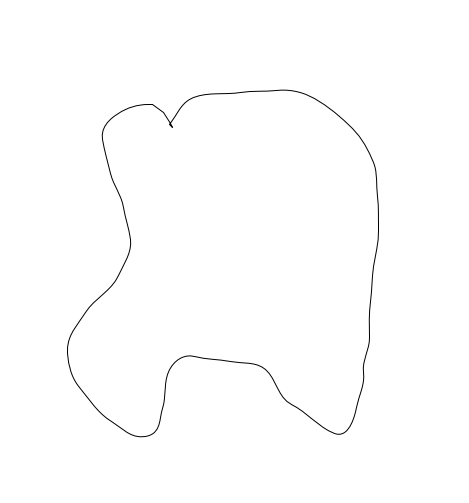
//> input picture inflation/a.png, 469 x 503 px
$ ./dilate   (built with g++ and OpenCV 4)
//> lines starting //> are read from the running program, lines starting //| are printed output that depends on the picture; after the words box and inside, x2 and y2 are one past the last pixel; in counts of white or black regions, pixels touching at a corner belong together
#include "opencv2/opencv.hpp"

using namespace std;
using namespace cv;

int main()
{
  Mat img = imread("a.png");
//> img is the input picture: 503 rows x 469 cols, CV_8UC3; min 0, max 255, mean 253.6
  imshow("原始图", img);

  Mat gray;
  cvtColor(img, gray, COLOR_BGR2GRAY);
  //imshow("灰度图", gray);

  img = 255 - gray;
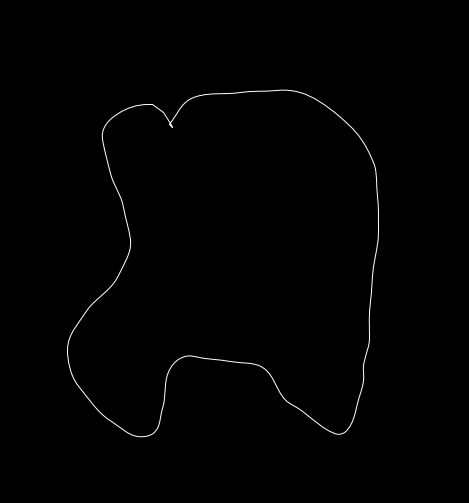
//> img: 503 rows x 469 cols, CV_8UC1; min 0, max 255, mean 1.4
  //threshold(img, result, 170, 255, CV_THRESH_BINARY);
  //imshow("反色图", img);

  Mat out;
  //第一个参数MORPH_RECT表示矩形的卷积核，当然还可以选择椭圆形的、交叉型的
  Mat element = getStructuringElement(MORPH_ELLIPSE, Size(50, 50));
  //Mat element = getStructuringElement(MORPH_RECT, Size(50, 50));
  dilate(img, out, element);
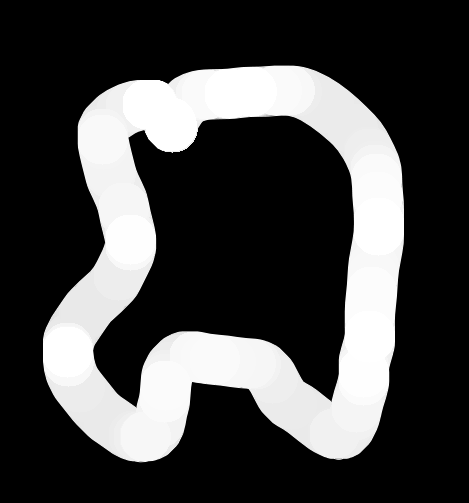
//> out: 503 rows x 469 cols, CV_8UC1; min 0, max 255, mean 67.1
  //imshow("膨胀操作", out);

  vector<vector<Point>>contours;
  vector<Vec4i>hierarchy;
  findContours(out, contours, hierarchy, CV_RETR_CCOMP, CV_CHAIN_APPROX_SIMPLE);
//> contours = 2 contours; box (x1, y1, x2, y2) and area: (43, 65, 404, 463) 112924, (93, 115, 354, 407) 48398
  //findContours(out, contours, hierarchy, CV_RETR_EXTERNAL, CV_CHAIN_APPROX_SIMPLE);

  printf("contours_size:%d\n",contours.size());
//| contours_size:2
  printf("hierarchy_size:%d\n",hierarchy.size());
//| hierarchy_size:2

  //绘制轮廓图
  Mat dst = Mat(gray.size(), CV_8UC1, 255);
  for (int i = 0; i < hierarchy.size(); i++) {
    Scalar color(0);
    drawContours( dst, contours, i, color);
  }
//> this loop made 2 passes
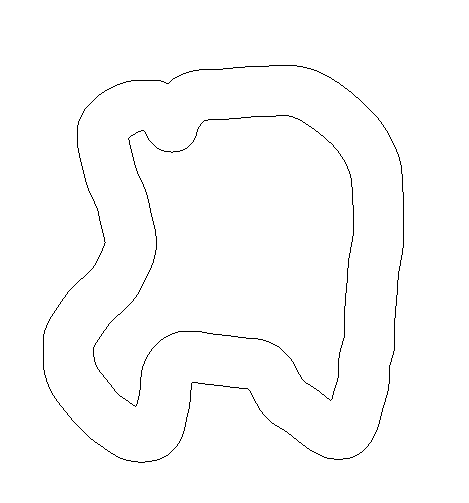
//> dst: 503 rows x 469 cols, CV_8UC1; 99% white; black in thin lines or dots, all inside (x1, y1, x2, y2) = (43, 65, 404, 463)
  imshow("轮廓图", dst);

  Mat inflation = dst - (255-gray);
  imshow("inflation", inflation);
  waitKey(0);

}
